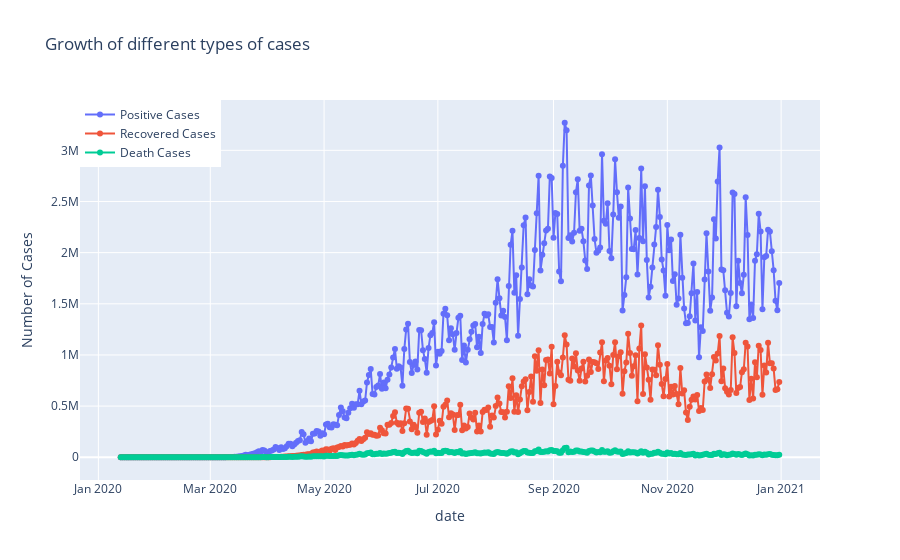

Notebook cell for this chart:
### Code cell
fig=go.Figure()
fig.add_trace(go.Scatter(x=datewise.index, y=datewise["positive"],
                    mode='lines+markers',
                    name='Positive Cases'))
fig.add_trace(go.Scatter(x=datewise.index, y=datewise["recovered"],
                    mode='lines+markers',
                    name='Recovered Cases'))
fig.add_trace(go.Scatter(x=datewise.index, y=datewise["death"],
                    mode='lines+markers',
                    name='Death Cases'))
fig.update_layout(title="Growth of different types of cases",
                 xaxis_title="date",yaxis_title="Number of Cases",legend=dict(x=0,y=1,traceorder="normal"))
fig.show()

### Figure 1 — Plotly figure (JSON) as saved in the notebook; plotly's stock layout.template omitted (floating-point values rounded to 4 significant figures; data arrays with more than 128 entries replaced by an {"elided": "..."} marker saying what was removed)
{"data": [{"mode": "lines+markers", "name": "Positive Cases", "type": "scatter", "x": {"elided": "354 str values"}, "y": {"elided": "354 int values"}}, {"mode": "lines+markers", "name": "Recovered Cases", "type": "scatter", "x": {"elided": "354 str values"}, "y": {"elided": "354 int values"}}, {"mode": "lines+markers", "name": "Death Cases", "type": "scatter", "x": {"elided": "354 str values"}, "y": {"elided": "354 int values"}}], "layout": {"legend": {"traceorder": "normal", "x": 0, "y": 1}, "title": {"text": "Growth of different types of cases"}, "xaxis": {"title": {"text": "date"}}, "yaxis": {"title": {"text": "Number of Cases"}}}}
